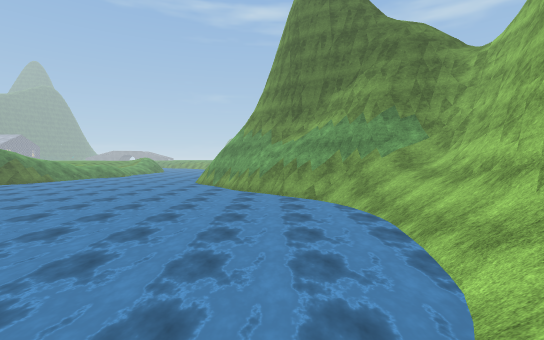
[1] (above)

15 first-person views from a walk through a scene from a Unity 3-D project. The camera is 1.3 m above the floor, tilts 2° down and sees 85° across. The floor is counted in squares, 2 m on a side. Each view is taken from the middle of a square. On the plan, view 1 faces up. The plan holds only what a view shows up to about 9 squares ahead; the rest is blank. The place goes on beyond the plan. Some surface patterns are stand-ins.

[2]
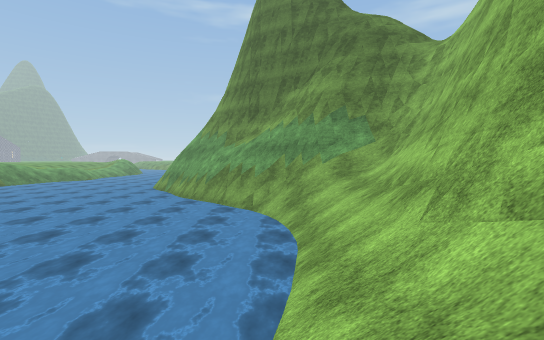

[3]
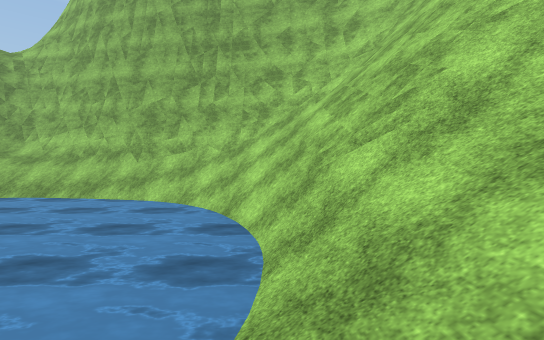

[4]
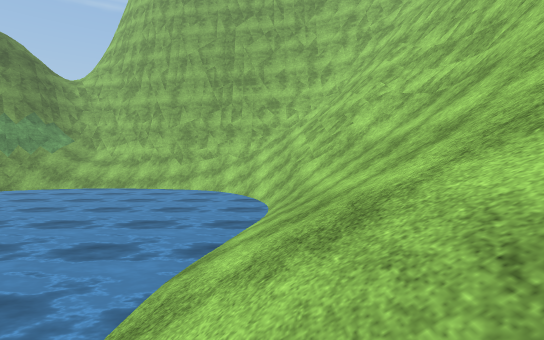

[5]
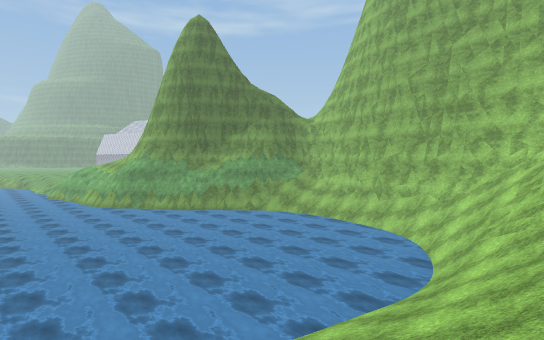

[6]
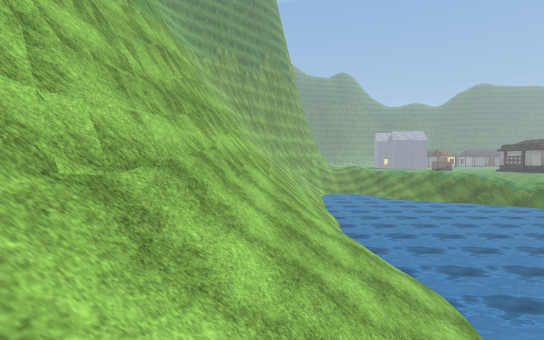

[7]
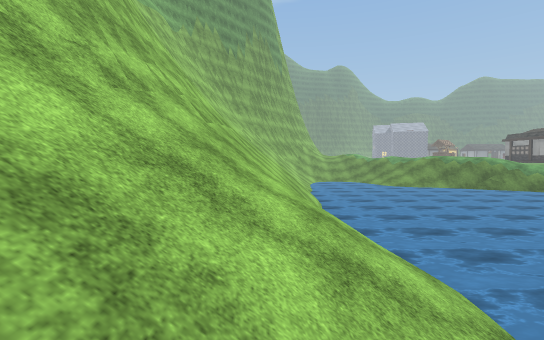

[8]
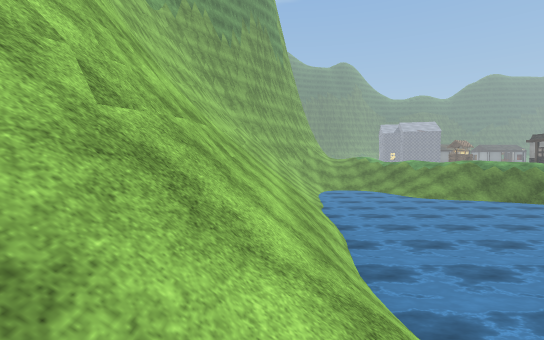

[9]
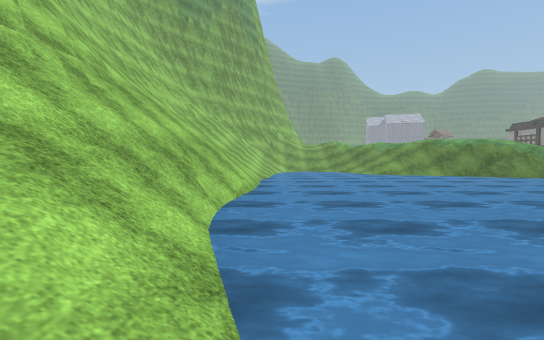

[10]
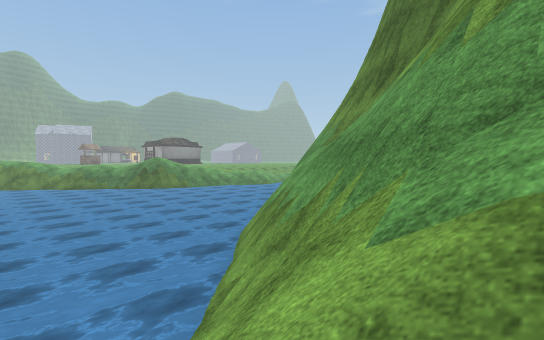

[11]
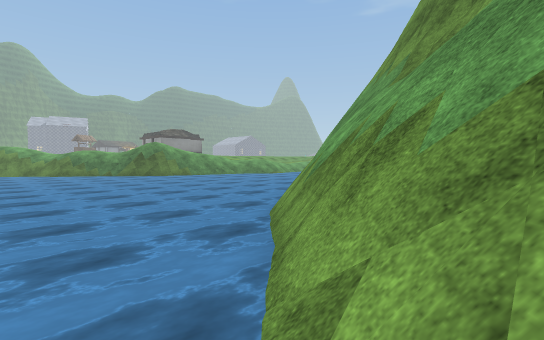

[12]
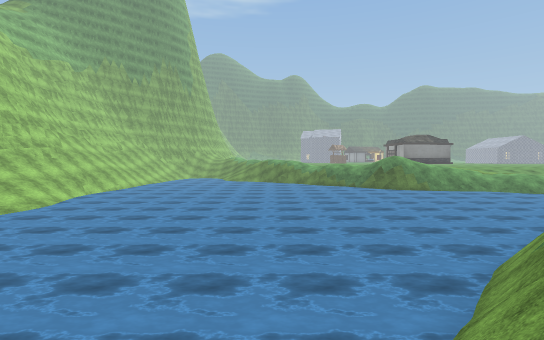

[13]
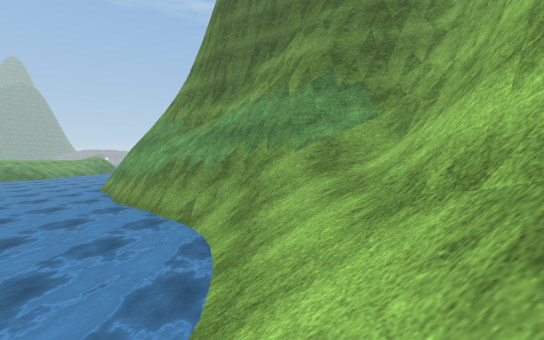

[14]
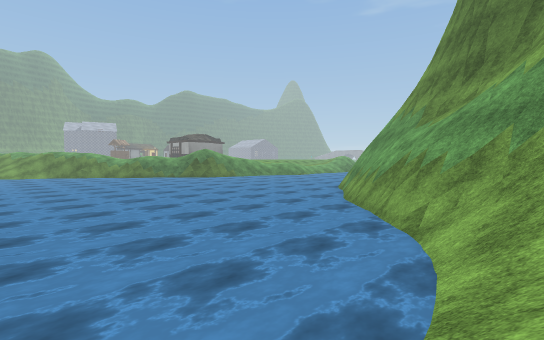

[15]
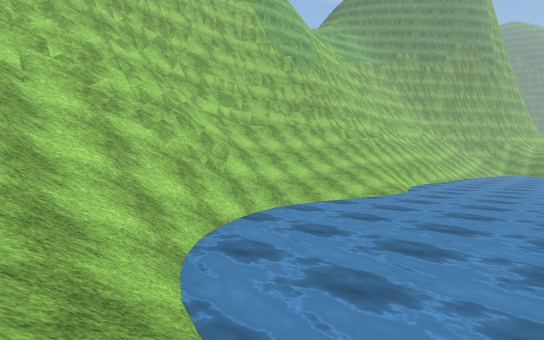

### Floor plan
Key: @ floor where view 1 was taken; # wall or solid block; . floor; / step, stairs or slope; = window, fence, low wall or low ledge; ~ water the walk can cross; ≈ water the walk keeps out of; ^ raised ledge; v drop or lower ground.
Columns run from 16 left of view 1 to 7 right of it. Each row starts with its distance up from view 1.
 17           ≈≈
 16           vvv v#
 15           vvvvv##vv
 14           vvvvv^# vv
 13          vvvvvv##  vvv
 12         ≈≈vvvv≈###   vv
 11        ≈≈≈≈≈≈≈≈≈≈#####v
 10       ≈≈≈≈≈≈≈≈≈≈≈≈#####
  9 ≈      ≈≈≈≈≈≈≈≈≈≈≈////##
  8 ≈≈     ≈≈≈≈≈≈≈≈≈≈≈≈//##
  7 ≈≈≈≈   ≈≈≈≈≈≈≈≈≈≈≈≈//#
  6 ≈≈≈≈≈≈≈≈≈≈≈≈≈≈≈≈≈≈≈/##
  5 ≈≈≈≈≈≈≈≈≈≈≈≈≈≈≈≈≈≈≈/##
  4 ≈≈≈≈≈≈≈≈≈≈≈≈≈≈≈≈≈≈≈/#
  3 ≈≈≈≈≈≈≈≈≈≈≈≈≈≈≈≈≈≈//#
  2 ≈≈≈≈≈≈≈≈≈≈≈≈≈≈≈≈≈≈//#
  1 ≈≈≈≈≈≈≈≈~.~≈≈≈≈≈≈//##
  0 /////≈//////////@//##
 -1  //////////////===/#
 -2 ////###////////###/#
 -3 #=##################
 -4 ###

Where each view was taken, in squares from view 1:
view 1: 0 up, 0 right, facing up
view 2: 1 up, 2 right, facing up
view 3: 0 up, 5 left, facing right
view 4: 0 up, 9 left, facing right
view 5: 2 down, 9 left, facing up-right
view 6: 2 down, 2 left, facing left
view 7: 1 down, 4 left, facing left
view 8: 1 down, 7 left, facing left
view 9: 1 up, 7 left, facing left
view 10: 8 up, 4 right, facing up-left
view 11: 9 up, 2 right, facing up-left
view 12: 9 up, 3 right, facing left
view 13: 4 up, 3 right, facing up
view 14: 5 up, 3 right, facing up-left
view 15: 5 up, 3 right, facing down-left
